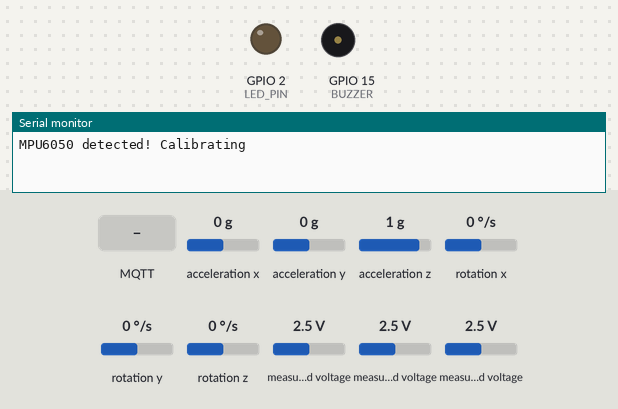
The sketch below on a simulated ESP32. On the bench: output pins drawn as LEDs (lit = HIGH), buzzer (waves = sounding, pin HIGH), the last lines printed to the serial monitor. Dashed ring = blinking. The test bench sets the inputs (shaded band); at power-on: acceleration x 0 g, acceleration y 0 g, acceleration z 1 g, rotation x 0 °/s, rotation y 0 °/s, rotation z 0 °/s, measured voltage 2.5 V. WiFi joins after 1.5 s; servers stay silent unless stated; random numbers use the default seed unless the sketch sets one; no MQTT or app messages arrive unless stated.

Above: at 1.1 s.
At 8.25 s:
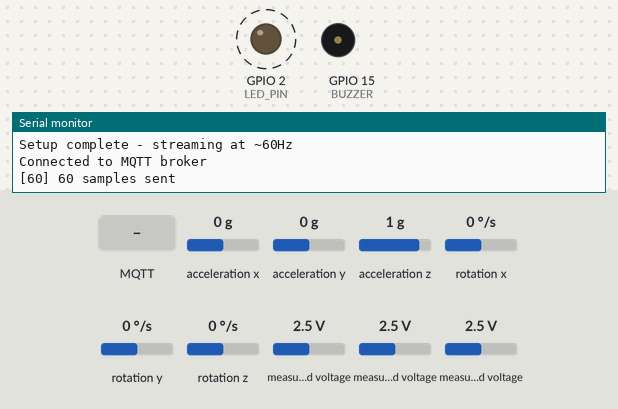
8.8 s: MQTT message "1" arrives on the first subscribed topic
11.8 s: MQTT message "0" arrives on the first subscribed topic
Timing chart, 0 to 20.8 s (numbered marks = the images above; inputs shaded):
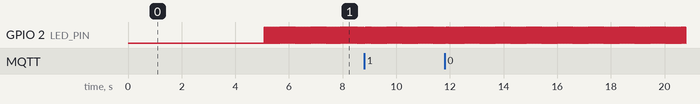

The sketch:

ESP32_comms.ino
```cpp
#include <WiFi.h>
#include <PubSubClient.h>
#include <ArduinoJson.h>
#include <WiFiClientSecure.h>
#include <Wire.h>
#include <MPU6050_light.h>
#include <Adafruit_ADS1X15.h>
#include "config.h"

// ============================================================================
// MQTT CONFIGURATION - USING HOTSPOT
// ============================================================================
const char* ssid = "iPhone (67)";
const char* password = "12345qwert";
//const char* ssid = "4G-MIFI-1FD0";
//const char* password = "1234567890";
const int mqtt_port = 8883;
const char* mqtt_broker = "mqtt-broker.local";  // Resolved via mDNS

//// Static IP configuration for Iphone hotspot
IPAddress local_IP(172, 20, 10, 5);
IPAddress gateway(172, 20, 10, 1);
IPAddress subnet(255, 255, 255, 0);
IPAddress dns(8, 8, 8, 8);

//static IP when using router
// IPAddress local_IP(192, 168, 100, 50);
// IPAddress gateway(192, 168, 100, 1);
// IPAddress subnet(255, 255, 255, 0);
// IPAddress dns(8, 8, 8, 8);

const char* TOPIC_SEND    = "esp32/scan";
const char* TOPIC_RECEIVE = "laptop/to_esp32/FB_002";
const char* DEVICE_ID     = "FB_002";

// ============================================================================
// DATA COLLECTION CONFIGURATION
// ============================================================================
const int INTERVAL = 16;   // 60Hz streaming

// --- Hardware Pins ---
#define LED_PIN 2
#define BUZZER  15

//// left hand flex
//const int16_t FLEX_MIN[] = {0, 700,  500,  500};
//const int16_t FLEX_MAX[] = {0, 26400, 4000, 4000};

// right hand flex
const int16_t FLEX_MIN[] = {0, 6000, 6000, 700};
const int16_t FLEX_MAX[] = {0, 20000, 26400, 1000};

// ============================================================================
// DATA STRUCTURES
// ============================================================================
struct Sample {
  float f1, f2, f3, ax, ay, az, gx, gy, gz, mag;
};

// ============================================================================
// GLOBAL VARIABLES
// ============================================================================
WiFiClientSecure espClient;
PubSubClient     client(espClient);
MPU6050          mpu(Wire);
Adafruit_ADS1115 ads;

unsigned long lastMillis          = 0;
unsigned long buzzStart           = 0;
unsigned long lastReconnectAttempt = 0;
unsigned long lastImuCheckTime    = 0;
unsigned long sampleCount         = 0;   // running sample counter for window_id

bool isBuzzing    = false;
bool streamEnabled = true;
bool imuReady     = false;
bool wifiConnected = false;
bool mqttConnected = false;
bool mqttReadyForStream = false;  // prevents sampling until MQTT is connected

const unsigned long RECONNECT_INTERVAL = 5000;
const unsigned long IMU_CHECK_INTERVAL = 3000;

// ============================================================================
// SENSOR FUNCTIONS
// ============================================================================
float getFlex(int channel) {
  int index = channel;
  int16_t raw = ads.readADC_SingleEnded(channel);
  float normalized = (float)(raw - FLEX_MIN[index]) /
                     (float)(FLEX_MAX[index] - FLEX_MIN[index]);
  return 1.0 - constrain(normalized, 0.0, 1.0);
}

// ============================================================================
// NON-BLOCKING HAPTICS
// ============================================================================
void startBuzzer(int ms) {
  digitalWrite(BUZZER, HIGH);
  buzzStart = millis();
  isBuzzing = true;
}

void updateBuzzer() {
  if (isBuzzing && (millis() - buzzStart >= 100)) {
    digitalWrite(BUZZER, LOW);
    isBuzzing = false;
  }
}

// ============================================================================
// IMU HEALTH CHECK
// ============================================================================
void checkIMU() {
  if (mpu.begin() != 0) {
    if (imuReady) {
      Serial.println("MPU6050 disconnected");
      imuReady = false;
    }
  } else if (!imuReady) {
    Serial.println("MPU6050 detected! Calibrating");
    delay(1000);
    mpu.calcOffsets();
    Serial.println("IMU calibration done.");
    imuReady = true;
  }
}

// ============================================================================
// SEND A SINGLE TIMESTEP
// Wraps the sample in a "samples" array with exactly 1 element so that the
// Ultra96 sliding-window logic receives the same JSON structure it already
// expects. All existing field names are preserved.
// ============================================================================
void sendSample(const Sample& s) {
  if (!streamEnabled) return;
  if (!mqttReadyForStream) return;  // NEW: don't attempt to send until MQTT is connected

  bool canSend = (WiFi.status() == WL_CONNECTED && client.connected());
  if (!canSend) {
    // Only print occasionally to avoid Serial flood
    static unsigned long lastWarn = 0;
    if (millis() - lastWarn > 5000) {
      Serial.println("WiFi/MQTT not connected or streaming disabled");
      lastWarn = millis();
    }
    return;
  }

  StaticJsonDocument<512> doc;

  sampleCount++;

  String windowId = "TS_" + String(sampleCount);

  doc["device_id"]   = DEVICE_ID;
  doc["window_id"]   = windowId;
  doc["window_size"] = 1;
  doc["gesture_count"] = sampleCount;

  JsonArray samplesArray = doc.createNestedArray("samples");
  JsonObject sample = samplesArray.createNestedObject();

  JsonArray accArray  = sample.createNestedArray("acc");
  accArray.add(s.ax);
  accArray.add(s.ay);
  accArray.add(s.az);

  JsonArray gyroArray = sample.createNestedArray("gyro");
  gyroArray.add(s.gx);
  gyroArray.add(s.gy);
  gyroArray.add(s.gz);

  JsonArray flexArray = sample.createNestedArray("flex");
  flexArray.add(s.f1);
  flexArray.add(s.f2);
  flexArray.add(s.f3);

  sample["mag"] = s.mag;

  String output;
  serializeJson(doc, output);

  // debug message to show 60 samples
  if (client.publish(TOPIC_SEND, output.c_str())) {
    if (sampleCount % 60 == 0) {
      Serial.printf("[%lu] 60 samples sent\n", sampleCount);
    }
    digitalWrite(LED_PIN, !digitalRead(LED_PIN));
  } else {
    Serial.println("Publish failed");
  }
}

// ============================================================================
// MQTT MESSAGE HANDLER
// ============================================================================
void handleTriggerMessage(const JsonDocument& doc) {
  if (!doc.containsKey("target_device")) return;

  const char* target = doc["target_device"];
  if (strcmp(target, DEVICE_ID) != 0) return;

  if (!doc.containsKey("action")) return;

  const char* action = doc["action"];
  if (strcmp(action, "start") == 0) {
    streamEnabled = true;
    Serial.printf("\n*** STREAM ENABLED for %s ***\n", DEVICE_ID);
    startBuzzer(100);
  } else if (strcmp(action, "stop") == 0) {
    streamEnabled = false;
    Serial.printf("\n*** STREAM DISABLED for %s ***\n", DEVICE_ID);
    startBuzzer(100);
  }
}

void mqtt_callback(char* topic, byte* payload, unsigned int length) {
  StaticJsonDocument<1024> doc;
  DeserializationError error = deserializeJson(doc, payload, length);

  if (error) {
    Serial.printf("MQTT parse error: %s\n", error.c_str());
    return;
  }

  if (strcmp(topic, TOPIC_RECEIVE) == 0) {
    handleTriggerMessage(doc);
  }

  digitalWrite(LED_PIN, !digitalRead(LED_PIN));
}

// ============================================================================
// WIFI + TLS + MQTT SETUP
// ============================================================================
void setup_wifi() {
  WiFi.config(local_IP, gateway, subnet, dns);
  WiFi.begin(ssid, password);

  Serial.print("Connecting to WiFi");
  int attempts = 0;
  while (WiFi.status() != WL_CONNECTED && attempts < 20) {
    delay(500);
    Serial.print(".");
    attempts++;
  }

  if (WiFi.status() == WL_CONNECTED) {
    Serial.println("\nWiFi connected");
    wifiConnected = true;
    Serial.printf("IP: %s\n", WiFi.localIP().toString().c_str());
  } else {
    Serial.println("\nWiFi connection failed");
    wifiConnected = false;
  }
}

void setup_tls() {
  espClient.setCACert(ca_cert);
  espClient.setCertificate(client_cert);
  espClient.setPrivateKey(client_key);
}

void checkMQTT() {
  if (!wifiConnected) return;

  if (!client.connected()) {
    mqttReadyForStream = false;  // disable streaming while disconnected
    unsigned long now = millis();
    if (now - lastReconnectAttempt > RECONNECT_INTERVAL) {
      lastReconnectAttempt = now;

      client.setServer(mqtt_broker, mqtt_port);

      String clientId = String(DEVICE_ID) + String(random(0xffff), HEX);
      if (client.connect(clientId.c_str())) {
        mqttConnected = true;
        mqttReadyForStream = true;  //enable streaming when MQTT is connected
        Serial.println("Connected to MQTT broker");
        client.subscribe(TOPIC_RECEIVE);

        // CONNECT handshake packet
        StaticJsonDocument<128> connMsg;
        connMsg["device_id"]   = DEVICE_ID;
        connMsg["packet_type"] = "CONNECT";
        String output;
        serializeJson(connMsg, output);
        client.publish(TOPIC_SEND, output.c_str());
      } else {
        mqttConnected = false;
        Serial.printf("MQTT connect failed, rc=%d\n", client.state());
      }
    }
  } else {
    client.loop();
  }
}

// ============================================================================
// SETUP
// ============================================================================
void setup() {
  Serial.begin(115200);
  delay(1000);

  pinMode(LED_PIN, OUTPUT);
  pinMode(BUZZER, OUTPUT);
  digitalWrite(LED_PIN, LOW);
  digitalWrite(BUZZER, LOW);

  Wire.begin(21, 22);
  checkIMU();

  if (!ads.begin()) {
    Serial.println("Failed to initialize ADS1115");
    while(1);
  }
  ads.setGain(GAIN_ONE);

  setup_wifi();
  setup_tls();

  client.setClient(espClient);
  client.setCallback(mqtt_callback);
  client.setBufferSize(2048);

  lastMillis = millis();

  Serial.println("Setup complete - streaming at ~60Hz");
}

// ============================================================================
// MAIN LOOP
// ============================================================================
void loop() {
  mpu.update();
  //updateBuzzer();
  checkMQTT();

  unsigned long nowMs = millis();

  // Periodic IMU check
  if (nowMs - lastImuCheckTime >= IMU_CHECK_INTERVAL) {
    lastImuCheckTime = nowMs;
    checkIMU();
  }

  // Sample and stream at 60Hz
  if (nowMs - lastMillis >= INTERVAL) {
    lastMillis = nowMs;

    if (!imuReady) return;

    Sample s;
    s.f1 = getFlex(1);
    s.f2 = getFlex(2);
    s.f3 = getFlex(3);

// ============================================================================
//// LEFT HAND axis mapping (unchanged from original)
//    s.gx = -constrain(mpu.getGyroX() / 500.0, -1.0, 1.0);
//    s.gy = constrain(mpu.getGyroY() / 500.0, -1.0, 1.0);
//    s.gz = -constrain(mpu.getGyroZ() / 500.0, -1.0, 1.0);
//
//    s.ax = constrain(mpu.getAccX() / 2.0, -1.0, 1.0);
//    s.ay = -constrain(mpu.getAccY() / 2.0, -1.0, 1.0);
//    s.az = constrain(mpu.getAccZ()  / 2.0, -1.0, 1.0);
//    // RIGHT HAND
    s.gx = -constrain(mpu.getGyroX() / 500.0, -1.0, 1.0);
    s.gy = constrain(mpu.getGyroY() / 500.0, -1.0, 1.0);
    s.gz = -constrain(mpu.getGyroZ() / 500.0, -1.0, 1.0);

    s.ax = constrain(mpu.getAccX() / 2.0, -1.0, 1.0);
    s.ay = -constrain(mpu.getAccY() / 2.0, -1.0, 1.0);
    s.az = constrain((mpu.getAccZ() - 1.0) / 2.0, -1.0, 1.0);

    static float grav_x = 0;
    static float grav_y = 0;
    static float grav_z = 0;

    const float ALPHA = 0.8;

    grav_x = ALPHA * grav_x + (1.0 - ALPHA) * s.ax;
    grav_y = ALPHA * grav_y + (1.0 - ALPHA) * s.ay;
    grav_z = ALPHA * grav_z + (1.0 - ALPHA) * s.az;

    s.ax = s.ax - grav_x;
    s.ay = s.ay - grav_y;
    s.az = s.az - grav_z;

    float raw_mag = sqrt(s.ax*s.ax + s.ay*s.ay + s.az*s.az);

    s.ax = constrain(s.ax / 2.0, -1.0, 1.0);
    s.ay = constrain(s.ay / 2.0, -1.0, 1.0);
    s.az = constrain(s.az / 2.0, -1.0, 1.0);

    s.mag = constrain(raw_mag / 2.0, 0.0, 1.0);

    sendSample(s);
  }
}
```

config.h
```cpp
#ifndef CERTS_CONFIG_H
#define CERTS_CONFIG_H

// CA Certificate
const char* ca_cert = R"EOF(
-----BEGIN CERTIFICATE-----
MIIDETCCAfmgAwIBAgIUNbStSexGSGN92qDBfL+fIKZdDfUwDQYJKoZIhvcNAQEL
BQAwGDEWMBQGA1UEAwwNTVFUVF9Mb2NhbF9DQTAeFw0yNjAyMDUxMDIwMzBaFw0z
NjAyMDMxMDIwMzBaMBgxFjAUBgNVBAMMDU1RVFRfTG9jYWxfQ0EwggEiMA0GCSqG
SIb3DQEBAQUAA4IBDwAwggEKAoIBAQCoJwqEmba7HP5empqq8ak7WmUjLHq+tyta
7VhYJvzS1aR/CkjoDw0HP3TMXJgvjcW2Vo78azwJ6eEf4QfgICAQEZDLywKKxIz3
G4OQ+8JnsZI1gQBuT7UU39SZGpicYIv9nFV1eo1hbMooO5CC1sI488H6VnqZ3E/M
jdmzUPmSpnfmCuHKSeYwmmpePmb4848X7/yk3RH/q+yP2RpnZithjItw4hsdGvie
N/iwwAaQV/Q0k382hWQxvv4NaBfOZvPzOmRq/F8lGh06R2vuYPsdPHhSXOzJt6cB
Bf6mSXxyAGPYEDeZmaGakpIGBQlmiavYWVz7mOQEOkUKeMzovKo1AgMBAAGjUzBR
MB0GA1UdDgQWBBQJkU5OrTAGNMCy5JGuacXEVSZrHzAfBgNVHSMEGDAWgBQJkU5O
rTAGNMCy5JGuacXEVSZrHzAPBgNVHRMBAf8EBTADAQH/MA0GCSqGSIb3DQEBCwUA
A4IBAQApbOMXiX2JYaq/HHDfik2bj3adE3Uuq8FBJ0wZVWMMglyoevj8oHki4Cct
7jMVZMtzdQqNvZqYX9atSkq3kHtnCn7EvN++csaoajn4ExIkWVrS7EPklrVeKVVy
qfaAbgd7L8qzvzBSq9E0RFZ3iniLMsZ7Aov3ZCYYgD4uit0JiBz/1V2lV0I6MeFh
EU7Eom4Zg3OKhm5j0gcWcp+hNNDIEnLTsmSlK2VubrU5MXKxtQAbwTxrVus46nVc
wedR5Uxv+PrK6/d990JfAaXoW5muiKK410irl1lnlO8OC9F6NCT+LcXlmUPkPTXP
SuGtp6tOlhOXupe84A560xBNsRoU
-----END CERTIFICATE-----
)EOF";

// Client Certificate
const char* client_cert = R"EOF(
-----BEGIN CERTIFICATE-----
MIIC/zCCAeegAwIBAgIUAJwz89G+qDfI1AjJrYQRaqa9DK0wDQYJKoZIhvcNAQEL
BQAwGDEWMBQGA1UEAwwNTVFUVF9Mb2NhbF9DQTAeFw0yNjAyMDUxMDIwMzBaFw0z
NjAyMDMxMDIwMzBaMBcxFTATBgNVBAMMDGVzcDMyX2NsaWVudDCCASIwDQYJKoZI
hvcNAQEBBQADggEPADCCAQoCggEBAOfykWBk91bNk9Rg7CiWrCEY9Zpd8zoMW0/x
v8tWW/Knrjs/9wBlRucZdT++ZTIC/HMRiEjzyjQq6sTJcTSb8xCkGQNC2frm/Dxo
qgezn05uZhKz7FGskGjMitR3LRYsLWcWI81hQXUYZtz5qlcZcmngiKbNBJtO1JWn
H3IELVZgePwuxuF2J4edhaMnSa9Yu21yXsrxeM3/iUcExvcSipQ5MFt4zfoojuP7
HgJtzlJPINcT0OwuDBrZYrbTBgHpMgAi4ystrttj49R5IrQC0wc1Vz43xSw4kjc/
v5nV6FnyY+BIHKPACfANKStg5a1DSLAcFF+aSa6C63BLwHoXYh0CAwEAAaNCMEAw
HQYDVR0OBBYEFGNkMSQHAKBe6p8o/RFZrJIRZlPbMB8GA1UdIwQYMBaAFAmRTk6t
MAY0wLLkka5pxcRVJmsfMA0GCSqGSIb3DQEBCwUAA4IBAQBb+gxKZ1EroqFuCq2I
XeB/ROfp9FnXsrU0XVhzQNYOaILJVtM0Of5knnh5i+vhpHZoBp9OPc4OHLc9Tq3a
EEdsHrztZyeVcrAIrpnu8EvF/C8QNaF0BmKTMHZG1U1GeHIHz9Sb7jcmjIucO0i2
chdA7c6c5kTlI5lOdcp44vEPZIH5nwZN11OSDVMYXnrktnzS7mDIIUNDXUAKYNrM
kpGHRUVGipkWbG1luWms+M1POJti/gUkmYrw3Ii/ZkllSL/G0xADltuLryr8dxTd
XWvn29AzfTajxrU9juwki/7w51vCpMYqxHnsnJBQ/ZqHjs3OA25RCmNQzCvyT3O2
cR5n
-----END CERTIFICATE-----
)EOF";

// Client Key
const char* client_key = R"EOF(
-----BEGIN PRIVATE KEY-----
MIIEvAIBADANBgkqhkiG9w0BAQEFAASCBKYwggSiAgEAAoIBAQDn8pFgZPdWzZPU
YOwolqwhGPWaXfM6DFtP8b/LVlvyp647P/cAZUbnGXU/vmUyAvxzEYhI88o0KurE
yXE0m/MQpBkDQtn65vw8aKoHs59ObmYSs+xRrJBozIrUdy0WLC1nFiPNYUF1GGbc
+apXGXJp4IimzQSbTtSVpx9yBC1WYHj8LsbhdieHnYWjJ0mvWLttcl7K8XjN/4lH
BMb3EoqUOTBbeM36KI7j+x4Cbc5STyDXE9DsLgwa2WK20wYB6TIAIuMrLa7bY+PU
eSK0AtMHNVc+N8UsOJI3P7+Z1ehZ8mPgSByjwAnwDSkrYOWtQ0iwHBRfmkmugutw
S8B6F2IdAgMBAAECggEAOVo8YjZ1Bkys6g3RNzQSedifGj1y3/6gMYNYZmIDOFwH
8/ScEcf5ITmlSU693QDqBVXnegp2DDI0fNZGnLiXAJ1i5fCIz8Z/xjwnFuJuWMlp
ieRdYdCmoJM7HNAfIOVpkJzj22vZ8KdJAAjn+sN7C/0OLRhytCho3lxFpT6tKzcV
D7qHNOPMnx/39vh1DABcwBCRuh1RDVRXR9S7ZcpI0VX4H542+x43lt4AmRcXe6/v
bD+sxZMIW52vchywf7BCCfao3B61ZzxsRVhAVVJwg/2RhYFVKV5kv51iDO/Eji8O
8WvKWXhpDhV6e4kz1PIKWyptKugvLTNXTX3aXtJTIQKBgQD2RSGcIjflkfPRqBHy
FdQk6Dq2GdJm2kMd7SBXeyV6/TixRmAa/imOI0Eu1HrHc/41cQ2dUtftDiT2i5ob
s+nca1dC2Yyh1ysOPf5btaY1A1NeoQxPQl4ej9dXaJdRP0JpPwMlrHGu6j7O/Vcv
s9TzMIfUlGnNy1UWX8EDVrDVdQKBgQDxHJLAoMUAx6qyZuk8KvW7+EAdLCsKxRBP
i27x9sXrsBuQ9LzXrUoT5e+jhfp5Z4sNjM5HGuVDrItM6JoLhWM6Du5uXs+lPjOx
LZNI0zDID8Lbi5LUWzE54cstyJqmnkWMczEofMSXnUvrG1KgcJwsgBaK39jadibT
dLZHd5c9CQKBgDjBtf1F5ZwDBy5Kjdg9L6dR3jYZvWP26YD8JXgD6Z9uvKIelgei
i/E2Ls+cKK/PC8dFRt37OchoehxYECxSSpOCKZo+iSrDbCjcIMMCGkwdeBlXBH8/
zHE+tWJvuHABJE0dOJx2Ib0uP0t1F6Lmzy09AhD8I2ZKdlGxv8oFMLwBAoGAKhdz
4x7t5Wn1+bkPhIp3Zb476xvX08R9SXWtA56yBKg018Rx5zEAWqLsh96O0HzsAIyR
QkaGuZ64ns+IfPRnUy5iH3B7zXwjaA3txWvg+zwNJ2ihVGMrH9C0OKTpoqbEu3Us
osXNSC6Un1GgxhOCoB4oUUwsvk6cDpQ0chuFkokCgYAWnVEcKJB4cmXizN5e8a3V
tLMEm9qS3ky9XfYxZfVBNhEy2DBd3RP0Ru15CM9LXIw1LvcogAoA14ayCreJXXvh
Ot0T6PMk2Znj9m63uNgLFRlILocvrOyFHrzPRmvurssgVemXNh1YL0Bii2zuNOAo
F7rf6eBDMY13ZeMvCUTkHg==
-----END PRIVATE KEY-----
)EOF";

#endif
```

Measured:
- by itself, GPIO 2 (LED_PIN): alternates HIGH for 0.03 s and LOW for 0.03 s
